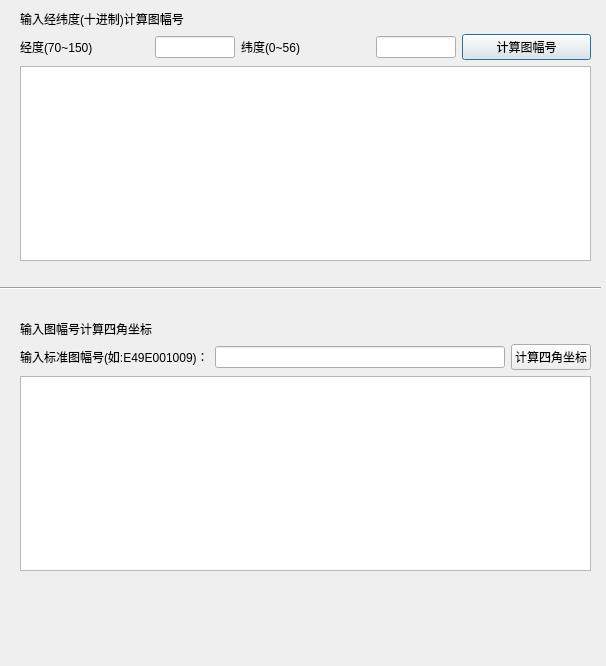
<?xml version="1.0" encoding="UTF-8"?>
<ui version="4.0">
 <class>Dialog</class>
 <widget class="QDialog" name="Dialog">
  <property name="geometry">
   <rect>
    <x>0</x>
    <y>0</y>
    <width>606</width>
    <height>666</height>
   </rect>
  </property>
  <property name="windowTitle">
   <string>图幅号计算</string>
  </property>
  <widget class="QWidget" name="gridLayoutWidget">
   <property name="geometry">
    <rect>
     <x>20</x>
     <y>10</y>
     <width>571</width>
     <height>251</height>
    </rect>
   </property>
   <layout class="QGridLayout" name="gridLayout">
    <item row="0" column="0">
     <widget class="QLabel" name="label_3">
      <property name="text">
       <string>输入经纬度(十进制)计算图幅号</string>
      </property>
     </widget>
    </item>
    <item row="1" column="0">
     <layout class="QHBoxLayout" name="horizontalLayout">
      <item>
       <widget class="QLabel" name="label">
        <property name="text">
         <string>经度(70~150)</string>
        </property>
       </widget>
      </item>
      <item>
       <widget class="QLineEdit" name="lineEdit">
        <property name="maximumSize">
         <size>
          <width>80</width>
          <height>16777215</height>
         </size>
        </property>
       </widget>
      </item>
      <item>
       <widget class="QLabel" name="label_2">
        <property name="text">
         <string>纬度(0~56)</string>
        </property>
       </widget>
      </item>
      <item>
       <widget class="QLineEdit" name="lineEdit_2">
        <property name="maximumSize">
         <size>
          <width>80</width>
          <height>16777215</height>
         </size>
        </property>
       </widget>
      </item>
      <item>
       <widget class="QPushButton" name="pushButton">
        <property name="text">
         <string>计算图幅号</string>
        </property>
       </widget>
      </item>
     </layout>
    </item>
    <item row="2" column="0">
     <layout class="QHBoxLayout" name="horizontalLayout_4">
      <item>
       <widget class="QPlainTextEdit" name="plainTextEdit">
        <property name="maximumSize">
         <size>
          <width>16777215</width>
          <height>300</height>
         </size>
        </property>
        <property name="font">
         <font>
          <family>Heiti SC</family>
         </font>
        </property>
        <property name="readOnly">
         <bool>true</bool>
        </property>
       </widget>
      </item>
     </layout>
    </item>
   </layout>
  </widget>
  <widget class="Line" name="line">
   <property name="geometry">
    <rect>
     <x>0</x>
     <y>280</y>
     <width>601</width>
     <height>16</height>
    </rect>
   </property>
   <property name="orientation">
    <enum>Qt::Horizontal</enum>
   </property>
  </widget>
  <widget class="QWidget" name="gridLayoutWidget_2">
   <property name="geometry">
    <rect>
     <x>20</x>
     <y>320</y>
     <width>571</width>
     <height>251</height>
    </rect>
   </property>
   <layout class="QGridLayout" name="gridLayout_2">
    <item row="1" column="0">
     <layout class="QHBoxLayout" name="horizontalLayout_2">
      <item>
       <layout class="QHBoxLayout" name="horizontalLayout_5">
        <item>
         <widget class="QLabel" name="label_5">
          <property name="text">
           <string>输入标准图幅号(如:E49E001009)：</string>
          </property>
         </widget>
        </item>
        <item>
         <widget class="QLineEdit" name="lineEdit_3"/>
        </item>
        <item>
         <widget class="QPushButton" name="pushButton_2">
          <property name="text">
           <string>计算四角坐标</string>
          </property>
         </widget>
        </item>
       </layout>
      </item>
     </layout>
    </item>
    <item row="0" column="0">
     <layout class="QHBoxLayout" name="horizontalLayout_6">
      <item>
       <widget class="QLabel" name="label_4">
        <property name="text">
         <string>输入图幅号计算四角坐标</string>
        </property>
       </widget>
      </item>
     </layout>
    </item>
    <item row="2" column="0">
     <widget class="QPlainTextEdit" name="plainTextEdit_2">
      <property name="readOnly">
       <bool>true</bool>
      </property>
     </widget>
    </item>
   </layout>
  </widget>
 </widget>
 <resources/>
 <connections/>
</ui>
